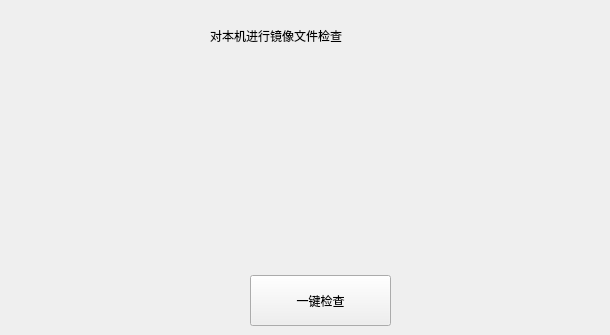
      <widget class="QWidget" name="page_22">
       <widget class="QPushButton" name="jxwjCheckButton">
        <property name="geometry">
         <rect>
          <x>250</x>
          <y>275</y>
          <width>141</width>
          <height>51</height>
         </rect>
        </property>
        <property name="text">
         <string>一键检查</string>
        </property>
       </widget>
       <widget class="QLabel" name="label_41">
        <property name="geometry">
         <rect>
          <x>260</x>
          <y>95</y>
          <width>131</width>
          <height>131</height>
         </rect>
        </property>
        <property name="text">
         <string/>
        </property>
        <property name="pixmap">
         <pixmap resource="button.qrc">:/button/zip_file_search.png</pixmap>
        </property>
        <property name="scaledContents">
         <bool>true</bool>
        </property>
       </widget>
       <widget class="QLabel" name="budingLabel_7">
        <property name="geometry">
         <rect>
          <x>210</x>
          <y>15</y>
          <width>391</width>
          <height>41</height>
         </rect>
        </property>
        <property name="styleSheet">
         <string notr="true">font: 18pt &quot;微软雅黑&quot;;
color: rgb(0, 0, 0);</string>
        </property>
        <property name="text">
         <string>对本机进行镜像文件检查</string>
        </property>
       </widget>
       <widget class="QLabel" name="label_42">
        <property name="geometry">
         <rect>
          <x>175</x>
          <y>20</y>
          <width>30</width>
          <height>30</height>
         </rect>
        </property>
        <property name="text">
         <string/>
        </property>
        <property name="pixmap">
         <pixmap resource="button.qrc">:/button/attn.png</pixmap>
        </property>
        <property name="scaledContents">
         <bool>true</bool>
        </property>
       </widget>
      </widget>
